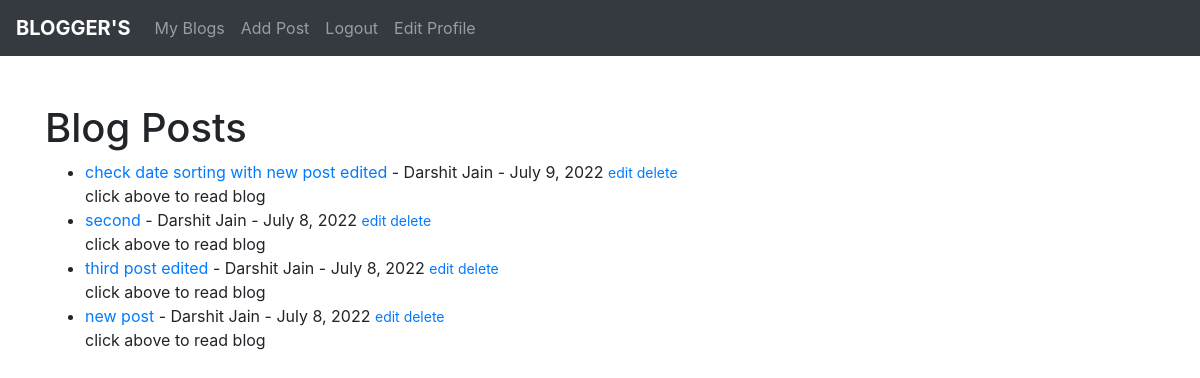
The app's page /user-blogs/ (signed in) with its own data.
### blog/models.py (models this page shows, shortened)
class Post(models.Model):
    title = models.CharField(max_length=255)
    title_tag = models.CharField(max_length=255)
    author = models.ForeignKey(User,on_delete=models.CASCADE) #manytoone -> one author many post
    body = RichTextField()
    post_date = models.DateField(auto_now_add=True)
    snippet = models.TextField(max_length=255)
    class Meta():
        ordering = ["-post_date"]

### blog/views.py (the view)
# urls.py: path('user-blogs/',UserBlogsView.as_view(), name = 'user_blog')
class UserBlogsView(ListView):
    model = Post
    template_name = 'my_blogs.html'

### blog/templates/my_blogs.html
{% extends 'base.html' %}
{% block content %}
{% if user.is_authenticated %}
<h1>Blog Posts</h1>
<ul>
{% for post in object_list %}
    {% if user.id == post.author.id %}
    <li><a href="{% url 'article-detail' post.pk %}">{{ post.title }}</a>
        - {{ post.author.first_name }} {{ post.author.last_name }}
        - {{ post.post_date }}
        <small>
            <a href="{% url 'update_post' post.pk%}">edit</a>
            <a href="{% url 'delete_post' post.pk%}">delete</a>
        </small>
        <br/>
        {{ post.snippet }}</li>
    {% endif %}
{% endfor %}
</ul>
{% else %}
<h2>You need to Register first in order to make a BlogPost!</h2>
{% endif %}
{% endblock %}

### records on screen
Post: title "check date sorting with new post edited", author.first_name "Darshit", author.last_name "Jain", post_date "July 9, 2022", snippet "click above to read blog"
Post: title "second", author.first_name "Darshit", author.last_name "Jain", post_date "July 8, 2022", snippet "click above to read blog"
Post: title "third post edited", author.first_name "Darshit", author.last_name "Jain", post_date "July 8, 2022", snippet "click above to read blog"
Post: title "new post", author.first_name "Darshit", author.last_name "Jain", post_date "July 8, 2022", snippet "click above to read blog"
